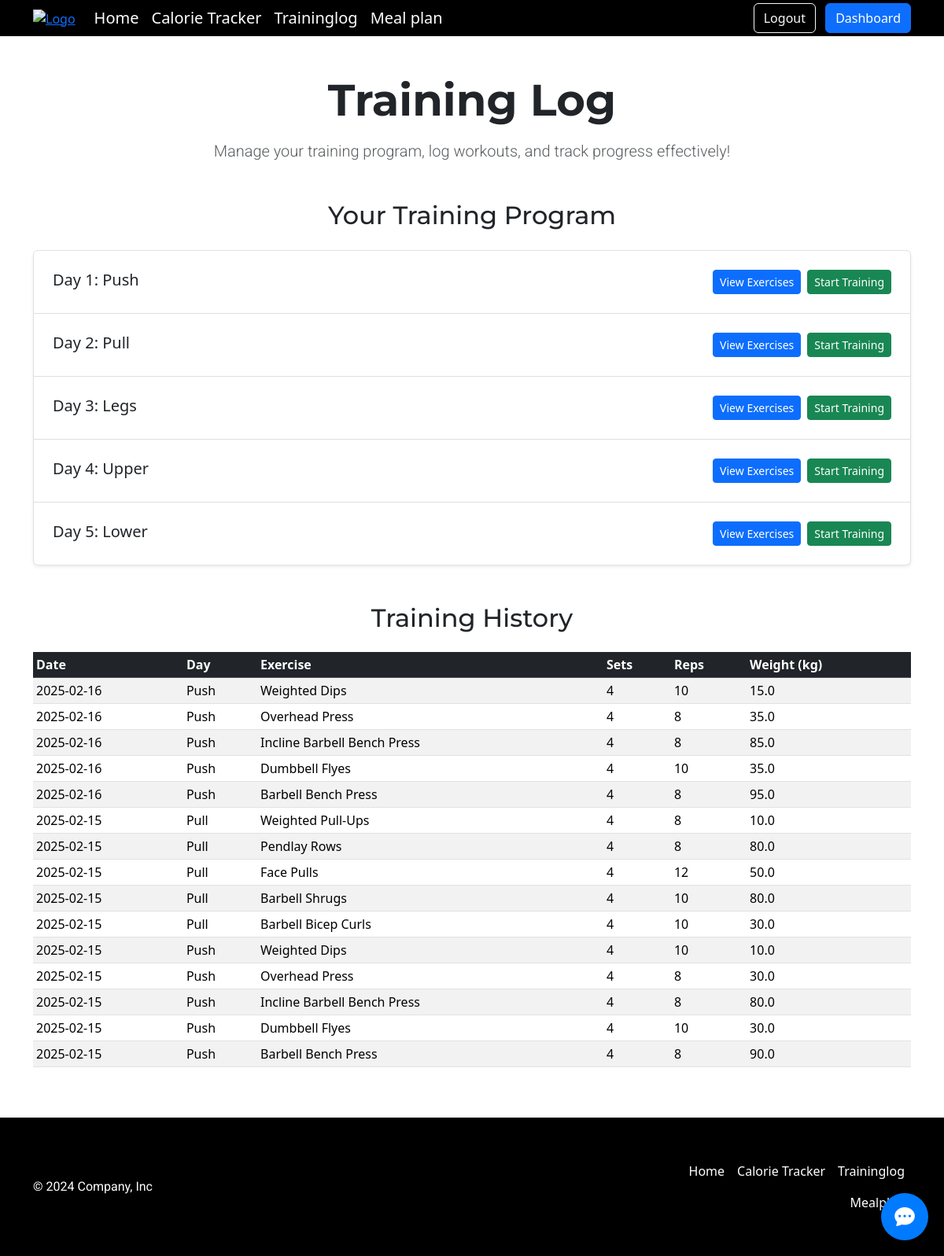
The page /traininglog (signed in) on the database its author committed.
### tables this page shows
CREATE TABLE program_days (
id INTEGER PRIMARY KEY AUTOINCREMENT,
program_id INTEGER NOT NULL,
day_number INTEGER NOT NULL, 
day_name TEXT NOT NULL, 
FOREIGN KEY (program_id) REFERENCES training_programs(id) ON DELETE CASCADE
);

CREATE TABLE TrainingLogs (
    id INTEGER PRIMARY KEY AUTOINCREMENT,
    user_id INTEGER NOT NULL,
    day_id INTEGER NOT NULL,
    day_name TEXT NOT NULL,
    exercise_name TEXT NOT NULL,
    sets INTEGER NOT NULL,
    reps TEXT NOT NULL,
    weight REAL NOT NULL,
    created_at TIMESTAMP DEFAULT CURRENT_TIMESTAMP,
    FOREIGN KEY (user_id) REFERENCES users(id) ON DELETE CASCADE,
    FOREIGN KEY (day_id) REFERENCES program_days(id) ON DELETE CASCADE
);

### app.py (the view)
@app.route("/traininglog", methods=["GET", "POST"])
@login_required
def traininglog():
    user_id = session["user_id"]
    if request.method == "POST":
        day_id = request.form.get("day_id")
        session["day_id"] = day_id
        return redirect("/trainingsession")
    else:
        user_data = db.execute(
            """
            SELECT training_days, experience_level
            FROM users
            WHERE id = ?
            """,
            user_id
        )
        raw_program_data = db.execute(
            """
            SELECT
                pd.id AS day_id,
                pd.day_number,
                pd.day_name,
                pe.exercise_name,
                pe.sets,
                pe.reps,
                COALESCE(ls.last_weight, pe.weight) AS weight
            FROM
                training_programs tp
            JOIN
                program_days pd ON tp.id = pd.program_id
            JOIN
                program_exercises pe ON pd.id = pe.day_id
            LEFT JOIN LastSession ls
                ON pe.exercise_name = ls.exercise_name
                AND ls.user_id = ?
                AND ls.day_id = pd.id
            WHERE
                tp.days_per_week = ? AND
                tp.experience_level = ?
            ORDER BY
                pd.day_number, pe.exercise_name
            """,
            user_id, user_data[0]["training_days"], user_data[0]["experience_level"]
        )
        program_data = {}
        for row in raw_program_data:
            day_number = row["day_number"]
            if day_number not in program_data:
                program_data[day_number] = {
                    "day_id": row["day_id"],
                    "day_name": row["day_name"],
                    "exercises": []
                }
            program_data[day_number]["exercises"].append({
                "exercise_name": row["exercise_name"],
                "sets": row["sets"],
                "reps": row["reps"],
                "weight": row["weight"]
            })
        training_history = db.execute(
            """
            SELECT DATE(created_at) AS created_at, day_name, exercise_name, sets, reps, weight
            FROM TrainingLogs
            WHERE user_id = ? AND DATE(created_at) >= DATE('now', '-7 days')
            ORDER BY DATE(created_at) DESC, id DESC
            """,
            user_id
        )
        return render_template("traininglog.html", program_data=program_data, training_history=training_history)

### app.py (called while the page is built)
def login_required(f):
    @wraps(f)
    def decorated_function(*args, **kwargs):
        if session.get("user_id") is None:
            return redirect("/login")
        return f(*args, **kwargs)
    return decorated_function

@app.after_request
def after_request(response):
    response.headers["Cache-Control"] = "no-cache, no-store, must-revalidate"
    response.headers["Expires"] = 0
    response.headers["Pragma"] = "no-cache"
    return response

### templates/traininglog.html (shortened to what this page needs)
{% extends "layout.html" %}
{% block main %}
<div class="container my-5 text-center">
    <h1 class="display-4 mb-3 fw-bold">Training Log</h1>
    <p class="lead text-muted">Manage your training program, log workouts, and track progress effectively!</p>
</div>
<div class="container my-5">
    <h2 class="text-center mb-4">Your Training Program</h2>
    <div class="list-group">
        {% for day_number, day_data in program_data.items() %}
        <div class="list-group-item p-4 shadow-sm">
            <div class="d-flex justify-content-between align-items-center flex-wrap">
                <div>
                    <h5 class="mb-1">Day {{ day_number }}: {{ day_data.day_name }}</h5>
                </div>
                <div class="d-flex flex-column flex-sm-row gap-2">
                    <button class="btn btn-primary btn-sm text-white" type="button" data-bs-toggle="collapse" data-bs-target="#day-{{ day_number }}">
                        View Exercises
                    </button>
                    <form action="/traininglog" method="POST" class="d-inline">
                        <button type="submit" class="btn btn-sm btn-success">Start Training</button>
                    </form>
                </div>
            </div>
        </div>
        {% endfor %}
    </div>
</div>
<div class="container my-5">
    <h2 class="text-center mb-4">Training History</h2>
    <div class="table-responsive">
        <table class="table table-striped table-sm">
            <thead class="table-dark">
                <tr>
                    <th>Date</th>
                    <th>Day</th>
                    <th>Exercise</th>
                    <th>Sets</th>
                    <th>Reps</th>
                    <th>Weight (kg)</th>
                </tr>
            </thead>
            <tbody>
                {% if training_history %}
                    {% for log in training_history %}
                    <tr>
                        <td>{{ log.created_at }}</td>
                        <td>{{ log.day_name }}</td>
                        <td>{{ log.exercise_name }}</td>
                        <td>{{ log.sets }}</td>
                        <td>{{ log.reps }}</td>
                        <td>{{ log.weight }}</td>
                    </tr>
                    {% endfor %}
                {% else %}
                    <tr>
                        <td colspan="6" class="text-center">No training history available.</td>
                    </tr>
                {% endif %}
            </tbody>
        </table>
    </div>
</div>
{% endblock %}

### templates/layout.html (shortened to what this page needs)
<!DOCTYPE html>
<html lang="en">
<head>
    <link href="https://cdn.jsdelivr.net/npm/bootstrap@5.3.3/dist/css/bootstrap.min.css"
          rel="stylesheet"
>
    <link href="/static/styles.css" rel="stylesheet">
    <link href="/static/chat.css" rel="stylesheet">
    <link href="https://cdn.jsdelivr.net/npm/bootstrap-icons/font/bootstrap-icons.css" rel="stylesheet">
</head>
<body class="d-flex flex-column min-vh-100">
    <header class="bg-black">
        <div class="container">
            <div class="d-flex flex-wrap align-items-center justify-content-between">
                <a href="/" class="me-3">
                    <img src="/static/logo-white.png" alt="Logo" class="img-fluid">
                </a>
                <div class="d-none d-lg-flex flex-grow-1">
                    {% if session["user_id"] %}
                        <ul class="nav me-auto mb-2 justify-content-center mb-md-0">
                            <li><a href="/" class="nav-link px-2 text-white fs-5">Home</a></li>
                            <li><a href="/calorietracker" class="nav-link px-2 text-white fs-5">Calorie Tracker</a></li>
                            <li><a href="/traininglog" class="nav-link px-2 text-white fs-5">Traininglog</a></li>
                            <li><a href="/mealplan" class="nav-link px-2 text-white fs-5">Meal plan</a></li>
                        </ul>
                    {% else %}
                        <ul class="nav me-auto mb-2 justify-content-center mb-md-0">
                            <li><a href="/" class="nav-link px-2 text-white fs-5">Home</a></li>
                        </ul>
                    {% endif %}
                </div>
                <div class="text-end d-none d-lg-block">
                    {% if session["user_id"] %}
                        <a href="/logout" class="btn btn-outline-light me-2">Logout</a>
                        <a href="/dashboard" class="btn btn-primary">Dashboard</a>
                    {% else %}
                        <a href="/login" class="btn btn-outline-light me-2">Login</a>
                        <a href="/register-part1" class="btn btn-primary">Sign up</a>
                    {% endif %}
                </div>
            </div>
        </div>
    </header>
    <main class="flex-grow-1">
        {% block main %}{% endblock %}
    </main>
    <footer class="bg-black text-white py-5 mt-auto">
        <div class="container">
            <div class="d-flex flex-wrap justify-content-between align-items-center">
                <p class="col-md-4 mb-0">© 2024 Company, Inc</p>
                <a href="/" class="col-md-4 d-flex align-items-center justify-content-center mb-3 mb-md-0 me-md-auto text-decoration-none">
                    <svg class="bi me-2" width="40" height="32"><use xlink:href="#bootstrap"></use></svg>
                </a>
                {% if session["user_id"] %}
                <ul class="nav col-md-4 justify-content-end">
                    <li class="nav-item"><a href="/" class="nav-link px-2 text-white">Home</a></li>
                    <li class="nav-item"><a href="/calorietracker" class="nav-link px-2 text-white">Calorie Tracker</a></li>
                    <li class="nav-item"><a href="/traininglog" class="nav-link px-2 text-white">Traininglog</a></li>
                    <li class="nav-item"><a href="/mealplan" class="nav-link px-2 text-white">Mealplan</a></li>
                </ul>
                {% endif %}
            </div>
        </div>
    </footer>
    {% include "chat_widget.html" %}
</body>
</html>

### templates/chat_widget.html (shortened to what this page needs)
<div id="chat-toggle">
    <i class="bi bi-chat-dots-fill"></i>
</div>

### static/styles.css (style rules this page uses)
h1, h2, h3 { font-family: 'Montserrat', sans-serif !important; }
p { font-family: 'Roboto', sans-serif !important; }
html, body { overflow-x: hidden; }
header a img { max-height: 150px; }

### static/chat.css (style rules this page uses)
#chat-toggle { position: fixed; right: 20px; bottom: 20px; width: 60px; height: 60px; background-color: #007bff; color: #fff; border-radius: 50%; box-shadow: 0 4px 12px rgba(0,0,0,0.3); cursor: pointer; z-index: 1100; transition: opacity 0.3s ease; display: flex; align-items: center; justify-content: center; font-size: 1.6rem; }
#chat-toggle i { margin: 0; font-size: 1.6rem; }

### rows shown on the page
program_days: day_name "Push"
program_days: day_name "Pull"
program_days: day_name "Legs"
program_days: day_name "Upper"
program_days: day_name "Lower"
TrainingLogs: created_at "2025-02-16", day_name "Push", exercise_name "Weighted Dips", sets "4", reps "10", weight "15.0"
TrainingLogs: created_at "2025-02-16", day_name "Push", exercise_name "Overhead Press", sets "4", reps "8", weight "35.0"
TrainingLogs: created_at "2025-02-16", day_name "Push", exercise_name "Incline Barbell Bench Press", sets "4", reps "8", weight "85.0"
TrainingLogs: created_at "2025-02-16", day_name "Push", exercise_name "Dumbbell Flyes", sets "4", reps "10", weight "35.0"
TrainingLogs: created_at "2025-02-16", day_name "Push", exercise_name "Barbell Bench Press", sets "4", reps "8", weight "95.0"
TrainingLogs: created_at "2025-02-15", day_name "Pull", exercise_name "Weighted Pull-Ups", sets "4", reps "8", weight "10.0"
TrainingLogs: created_at "2025-02-15", day_name "Pull", exercise_name "Pendlay Rows", sets "4", reps "8", weight "80.0"
TrainingLogs: created_at "2025-02-15", day_name "Pull", exercise_name "Face Pulls", sets "4", reps "12", weight "50.0"
TrainingLogs: created_at "2025-02-15", day_name "Pull", exercise_name "Barbell Shrugs", sets "4", reps "10", weight "80.0"
TrainingLogs: created_at "2025-02-15", day_name "Pull", exercise_name "Barbell Bicep Curls", sets "4", reps "10", weight "30.0"
TrainingLogs: created_at "2025-02-15", day_name "Push", exercise_name "Weighted Dips", sets "4", reps "10", weight "10.0"
TrainingLogs: created_at "2025-02-15", day_name "Push", exercise_name "Overhead Press", sets "4", reps "8", weight "30.0"
TrainingLogs: created_at "2025-02-15", day_name "Push", exercise_name "Incline Barbell Bench Press", sets "4", reps "8", weight "80.0"
TrainingLogs: created_at "2025-02-15", day_name "Push", exercise_name "Dumbbell Flyes", sets "4", reps "10", weight "30.0"
TrainingLogs: created_at "2025-02-15", day_name "Push", exercise_name "Barbell Bench Press", sets "4", reps "8", weight "90.0"

### other values the page prints
{{ day_number }} "1" "2" "3" "4" "5"
